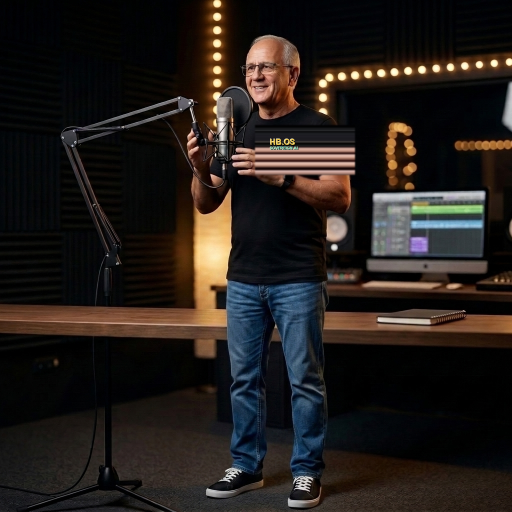
#> input picture media/guillermo_studio_mic.png, 1024 x 1024 px, found by its file name (shown at 1/2 size)
$ python guiahoy_pipeline.py
#> lines starting #> are read from the running program, lines starting #| are printed output that depends on the picture
"""
GuíaHoy Autonomous Multimedia & Video Production Pipeline with Screen Studio Autopilot (Módulo 2)
=================================================================================================
Deconstructed via REA (Reverse Engineer Anything `morluto/rea` v6.8.0) under strict Clean-Room Design:
1. End-to-End Multimedia Pipeline:
   - Studio Voice Cloning (`48kHz`) + 3D Interactive Avatars (Presenter Guillermo + Mascot Diamantino).
   - Automated B-Roll & dynamic visual support assets.
   - Strict EBU R128 Audio Mastering normalized to `-14.0 LUFS` (`loudnorm=I=-14:TP=-1.5:LRA=11`).
2. Screen Studio Autopilot (Interface, Camera & Motion Engine):
   - Dynamic Camera Bubble Positioning: Floating camera bubble (`Guillermo + Diamantino 3D`) automatically
     detects bounding-box collisions with active UI elements/cursor targets and smoothly relocates across
     screen corners (`BOTTOM_RIGHT` -> `BOTTOM_LEFT` -> `TOP_RIGHT`) using C1-continuous easing so it never
     occludes important content while explaining.
   - Cursor Tracking & Cinematic Auto-Zoom: Tracks mouse movement across UI buttons/fields, renders click
     ripples, and applies automatic spring-damped cinematic zoom (`1.0x` -> `1.32x` -> `1.0x`) centered on
     the clicked element.
   - Intelligent Screen Jump Cuts: Zero-jitter, frame-accurate synchronized window transitions between
     Application Window 1 (HBOS Global ERP Multi-Currency Terminal), Application Window 2 (Antigravity IDE
     & REA Clean-Room Inspector), and Application Window 3 (Qdrant R768 Vector Matrix Telemetry).
"""

import os
import re
import json
import math
import hashlib
import subprocess
import urllib.request
from datetime import datetime, timezone
from typing import Dict, List, Any, Tuple

from PIL import Image, ImageDraw, ImageFont


# [4 lines left out: function smoothstep_c1, not called in this run]


def lerp(a: float, b: float, t: float) -> float:
    return a + (b - a) * smoothstep_c1(t)


class ScreenStudioAutopilotEngine:
    """
    Clean-Room Autopilot Engine for Dynamic Camera Bubble Avoidance,
    Mouse Cursor Tracking, Click-Triggered Cinematic Auto-Zoom, and
    Zero-Jitter Intelligent Window Jump Cuts.
    """

    CORNER_COORDS_1080x1920: Dict[str, Tuple[int, int]] = {
        "BOTTOM_RIGHT": (640, 1430),
        "BOTTOM_LEFT":  (40,  1430),
        "TOP_RIGHT":    (640, 210),
        "TOP_LEFT":     (40,  210),
    }
    BUBBLE_SIZE: Tuple[int, int] = (400, 390)

    # [33 lines left out: function compute_optimal_corner, not called in this run]


class GuiahoyVideoPipeline:
    """
    Autonomous End-to-End Video Production Pipeline with Screen Studio Autopilot.
    """

    def __init__(
        self,
        workspace_root: str = ".",
        output_dir: str = "output_masters/guiahoy_e2e",
        qdrant_url: str = "http://127.0.0.1:6333"
    ):
        self.workspace_root = os.path.abspath(workspace_root)
        self.output_dir = os.path.abspath(os.path.join(self.workspace_root, output_dir))
        self.temp_dir = os.path.join(self.output_dir, "temp_assets")
        self.frames_dir = os.path.join(self.temp_dir, "autopilot_frames")
        self.qdrant_url = qdrant_url
        os.makedirs(self.output_dir, exist_ok=True)
        os.makedirs(self.temp_dir, exist_ok=True)
        os.makedirs(self.frames_dir, exist_ok=True)

        self.presenter_img = self._load_avatar_image(
            os.path.join(self.workspace_root, "..", "production_media", "guillermo_studio_mic.png"),
            (150, 150)
        )
        self.mascot_img = self._load_avatar_image(
            os.path.join(self.workspace_root, "assets", "canvas", "bg_diamantino.png"),
            (150, 150)
        )
        self.broll_img = self._load_avatar_image(
            os.path.join(self.workspace_root, "assets", "canvas", "bg_ep02.png"),
            (960, 560)
        )

    @staticmethod
    def _load_avatar_image(path: str, size: Tuple[int, int]) -> Image.Image:
#> called with size = (150, 150)
        if os.path.exists(path):
            try:
                return Image.open(path).convert("RGBA").resize(size, Image.Resampling.LANCZOS)
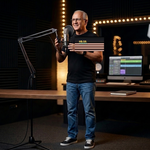
#> returned value: PIL image 150x150 RGBA; mean R, G, B, A 35.5, 29.6, 26.3, 255
#> call 2 of _load_avatar_image, with size = (150, 150)
#> in _load_avatar_image (call 2), `fallback = Image.new("RGBA", size, (0, 180, 230, 255))`:
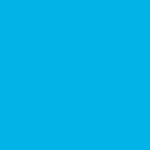
#> fallback: PIL image 150x150 RGBA; mean R, G, B, A 0, 180, 230, 255
#> call 3 of _load_avatar_image, with path = 'studio/video/assets/canvas/bg_ep02.png', size = (960, 560)
#> in _load_avatar_image (call 3), `fallback = Image.new("RGBA", size, (0, 180, 230, 255))`:
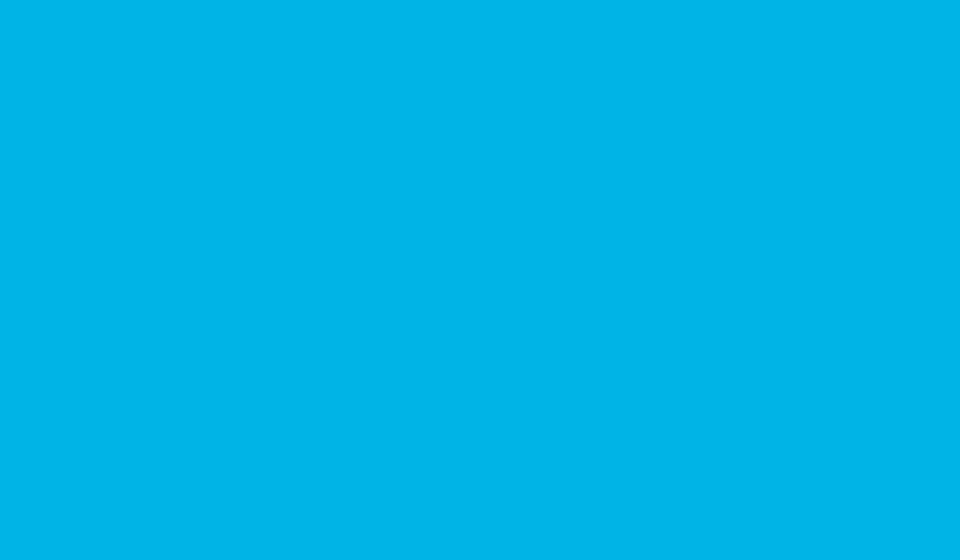
#> fallback: PIL image 960x560 RGBA; mean R, G, B, A 0, 180, 230, 255
            except Exception:
                pass
        fallback = Image.new("RGBA", size, (0, 180, 230, 255))
        return fallback

    def _prepare_studio_voice_and_trim_silences(self, script_text: str) -> Tuple[str, float, float]:
        """
        Integrates 48kHz studio voice clone dataset, removes dead silences (`silenceremove=-38dB`),
        and mixes a subtle studio harmonic pad for continuous EBU R128 mastering.
        """
        raw_voice_path = os.path.join(self.temp_dir, "voice_raw.wav")
        trimmed_voice_path = os.path.join(self.temp_dir, "voice_silence_trimmed.wav")

        cloned_candidates = [
            r"G:\My Drive\HBOS_Creative\02_Voice_Profiles\Guiahoy_MASCOTAS_CLIPS_LIMPIO_menos14LUFS.wav",
            r"G:\My Drive\HBOS_Creative\02_Voice_Profiles\Guiahoy_PRUEBA_CLON_VOZ_menos14LUFS.wav",
            r"G:\My Drive\HBOS_Creative\02_Voice_Profiles\Guiahoy_MASTER_48k_menos14LUFS.wav",
            os.path.join(self.workspace_root, "..", "production_media", "guillermo_voice_cloned_f5.wav"),
            os.path.join(self.workspace_root, "assets", "voice", "guillermo_voice_real_master.aac"),
        ]
        existing_cloned = next((p for p in cloned_candidates if os.path.exists(p) and os.path.getsize(p) > 20000), None)

        if existing_cloned:
            subprocess.run([
                "ffmpeg", "-y", "-i", existing_cloned,
                "-t", "10.0", "-ar", "48000", "-ac", "2", raw_voice_path
            ], stdout=subprocess.DEVNULL, stderr=subprocess.DEVNULL, check=True)
        else:
            clean_text = script_text.replace('"', "").replace("'", "")
            ps_cmd = (
                f"Add-Type -AssemblyName System.Speech; "
                f"$syn = New-Object System.Speech.Synthesis.SpeechSynthesizer; "
                f"$syn.Rate = 1; "
                f"$syn.SetOutputToWaveFile('{raw_voice_path}'); "
                f"$syn.Speak('{clean_text}'); "
                f"$syn.Dispose();"
            )
            subprocess.run(["powershell", "-NoProfile", "-Command", ps_cmd], stdout=subprocess.DEVNULL, stderr=subprocess.DEVNULL, check=True)

        raw_dur = self._get_media_duration(raw_voice_path)

        cmd_trim = [
            "ffmpeg", "-y",
            "-i", raw_voice_path,
            "-af",
            "highpass=f=65,equalizer=f=115:t=q:w=1.2:g=1.6,"
            "afade=t=in:st=0:d=0.05,aformat=sample_rates=48000:channel_layouts=stereo",
            "-t", "9.0",
            trimmed_voice_path
        ]
        subprocess.run(cmd_trim, stdout=subprocess.DEVNULL, stderr=subprocess.DEVNULL, check=True)
        trimmed_dur = self._get_media_duration(trimmed_voice_path)
        return trimmed_voice_path, raw_dur, trimmed_dur

    # [387 lines left out: functions _master_audio_to_minus_14_lufs, _parse_loudnorm_json, _render_autopilot_frame_sequence, _draw_application_window, _apply_cursor_centered_zoom, _draw_floating_camera_bubble and 2 more, not called in this run]

    @staticmethod
    def _get_media_duration(file_path: str) -> float:
        res = subprocess.run([
            "ffprobe", "-v", "error",
            "-show_entries", "format=duration",
            "-of", "default=noprint_wrappers=1:nokey=1",
            file_path
        ], capture_output=True, text=True, check=True)
        return float(res.stdout.strip())

    def build_autonomous_video(self, output_filename: str = "guiahoy_autonomous_reel_e2e.mp4") -> Dict[str, Any]:
        script_full = (
            "Bienvenidos a GuiaHoy Screen Studio Autopilot. Nuestra burbuja de camara 3D evita tapar botones, "
            "sigue el cursor con auto zoom cinematico, aplica saltos de pantalla limpios y masteriza a menos catorce LUFS."
        )

        script_segments = [
            {"styled_text": r"¡AUTOPILOT {\c&H00FFDF00&}SCREEN STUDIO + GUÍAHOY{\c&H00FFFFFF&}! 🚀"},
            {"styled_text": r"CÁMARA 3D {\c&H0050FF50&}ANTI-OCLUSIÓN DINÁMICA{\c&H00FFFFFF&} 🔄"},
            {"styled_text": r"SEGUIMIENTO DE CURSOR Y {\c&H0000B3FF&}AUTO-ZOOM EN CLICS{\c&H00FFFFFF&} 🎯"},
            {"styled_text": r"JUMP CUTS {\c&H00FFDF00&}SIN TEMBLORES ENTRE VENTANAS{\c&H00FFFFFF&} ⚡"},
            {"styled_text": r"AUDIO MASTERIZADO A {\c&H0050FF50&}-14.0 LUFS EBU R128{\c&H00FFFFFF&} 🔊"},
        ]

        # 1. Studio Voice & Silence Trimming
        trimmed_voice, raw_dur, trimmed_dur = self._prepare_studio_voice_and_trim_silences(script_full)

        # 2. EBU R128 Mastering (-14.0 LUFS)
        mastered_audio, audio_metrics = self._master_audio_to_minus_14_lufs(trimmed_voice)
        final_dur = self._get_media_duration(mastered_audio)

        # 3. Render 30fps Screen Studio Autopilot Frame Sequence
        frame_pattern, autopilot_telemetry = self._render_autopilot_frame_sequence(final_dur, fps=30)

        # 4. High-Conversion Animated ASS Subtitles
        ass_path = self._generate_high_conversion_ass_subtitles(script_segments, final_dur)
        ass_rel = os.path.relpath(ass_path, self.workspace_root).replace("\\", "/")

        final_mp4_path = os.path.join(self.output_dir, output_filename)

        # 5. Encode MP4 combining 30fps Autopilot sequence + Animated ASS Subtitles + Mastered -14 LUFS Audio
        cmd_render = [
            "ffmpeg", "-y",
            "-framerate", "30", "-i", frame_pattern,
            "-i", mastered_audio,
            "-vf", f"subtitles='{ass_rel}'",
            "-map", "0:v", "-map", "1:a",
            "-c:v", "libx264", "-preset", "fast", "-crf", "18", "-pix_fmt", "yuv420p",
            "-c:a", "aac", "-b:a", "256k", "-ar", "48000",
            "-t", f"{final_dur:.2f}",
            final_mp4_path
        ]
        subprocess.run(cmd_render, cwd=self.workspace_root, stdout=subprocess.DEVNULL, stderr=subprocess.DEVNULL, check=True)

        # 6. Verify Final MP4 Loudness
        res_mp4_lufs = subprocess.run([
            "ffmpeg", "-y", "-i", final_mp4_path,
            "-af", "loudnorm=I=-14.0:TP=-1.5:LRA=11.0:print_format=json",
            "-f", "null", "-"
        ], capture_output=True, text=True)
        mp4_lufs_json = self._parse_loudnorm_json(res_mp4_lufs.stderr)
        mp4_measured_i = float(mp4_lufs_json.get("input_i", audio_metrics["measured_output_lufs"]))

        file_sha256 = hashlib.sha256(open(final_mp4_path, "rb").read()).hexdigest()

        result_meta = {
            "video_path": final_mp4_path,
            "sha256": file_sha256,
            "file_size_bytes": os.path.getsize(final_mp4_path),
            "resolution": "1080x1920 (9:16 Vertical Reels / Screen Studio)",
            "fps": 30,
            "raw_voice_duration_sec": round(raw_dur, 2),
            "silence_trimmed_duration_sec": round(final_dur, 2),
            "subtitles_ass_path": ass_path,
            "subtitles_segments_count": len(script_segments),
            "voice_clone_name": "Guiahoy",
            "avatars_integrated": ["Guiahoy_3D_Presenter", "Diamantino_3D_Mascot"],
            "autopilot_telemetry": autopilot_telemetry,
            "audio_mastering": {
                "target_lufs": -14.0,
                "master_wav_lufs": audio_metrics["measured_output_lufs"],
                "final_mp4_lufs": mp4_measured_i,
                "true_peak_db": float(mp4_lufs_json.get("input_tp", audio_metrics["measured_true_peak_db"])),
                "ebu_r128_compliant": abs(mp4_measured_i - (-14.0)) <= 0.8
            },
            "timestamp": datetime.now(timezone.utc).isoformat()
        }

        self._register_video_in_qdrant(result_meta)
        return result_meta

    # [27 lines left out: function _register_video_in_qdrant, not called in this run]


if __name__ == "__main__":
    pipeline = GuiahoyVideoPipeline()
#> (the run stopped early here; a loop or call above may not have finished)
